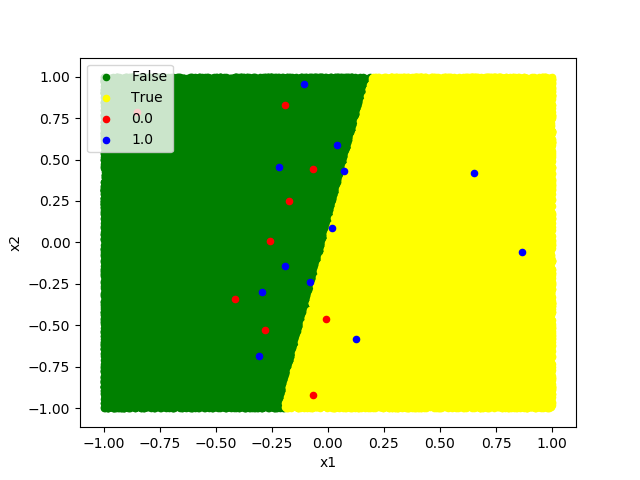

Recreate this plot in Python.
import numpy as np
from matplotlib import pyplot
from pandas import DataFrame
import random

data = np.loadtxt(fname='features_r.txt',dtype='float')
label = np.loadtxt(fname='labels_r.txt',dtype='float')
train_factor = 0.7
data_size = len(data)

x_train = data[:int(train_factor*data_size)]
y_train = label[:int(train_factor*data_size)]

x_test = data[int(train_factor*data_size):]
y_test = label[int(train_factor*data_size):]

lr=0.1
num_iter=100
Lor_lambda = 0.0001

def sigmoid(z):
    return 1 / (1 + np.exp(-z))
        

theta = np.zeros(x_train.shape[1])
for i in range(num_iter):
    z = np.dot(x_train, theta)
    h = sigmoid(z)
    gradient = -np.dot(x_train.T, (h - y_train)) + (theta*Lor_lambda)
    theta = theta+ lr * gradient

z = np.dot(x_test, theta)
h = sigmoid(z)
h=(h>0.5)
print(h)
acc=sum(h==y_test)/len(y_test)
print(acc)

x1=np.array(random.sample(range(0,200000), 100000))
x2=np.array(random.sample(range(0,200000), 100000))
X_pred=[]
x1=(x1/100000)-1
x2=(x2/100000)-1
for i in range(0,len(x1)):
    X_pred.append([x1[i],x2[i]])
    
z1 = np.dot(X_pred,theta)
h1 = sigmoid(z1)
h1=(h1>0.5)

# scatter plot, dots colored by class value
fig, ax = pyplot.subplots()

df2 = DataFrame(dict(x1=x1[:], x2=x2[:], label=h1))
colors2 = {0:'green', 1:'yellow'}
grouped2 = df2.groupby('label')
for key, group in grouped2:
    group.plot(ax=ax, kind='scatter', x='x1', y='x2', label=key, color=colors2[key])


df = DataFrame(dict(x1=x_test[:,0], x2=x_test[:,1], label=y_test))
colors = {0:'red', 1:'blue'}
grouped = df.groupby('label')
for key, group in grouped:
    group.plot(ax=ax, kind='scatter', x='x1', y='x2', label=key, color=colors[key])

pyplot.show()
